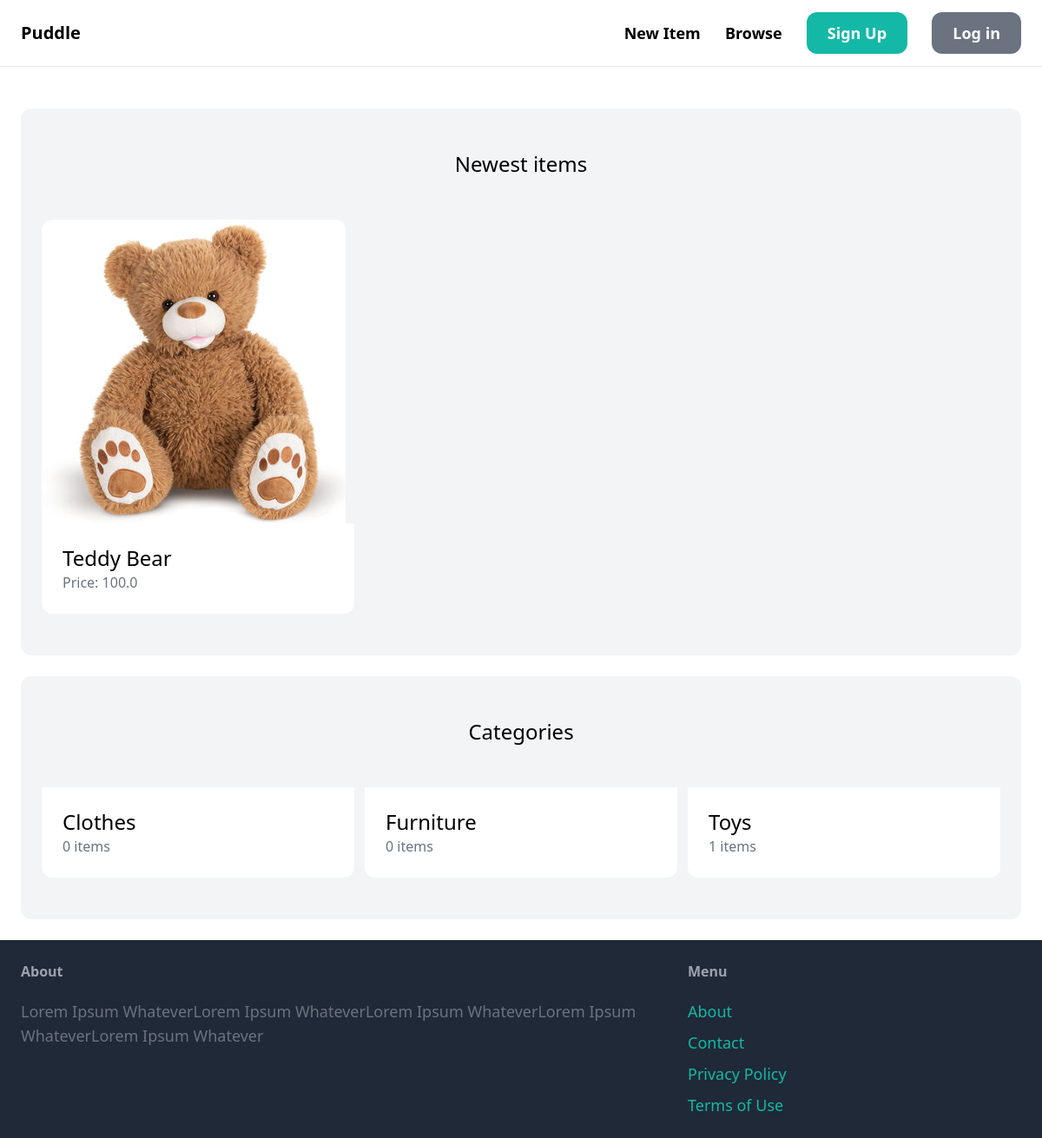
Before: / with the older database file.
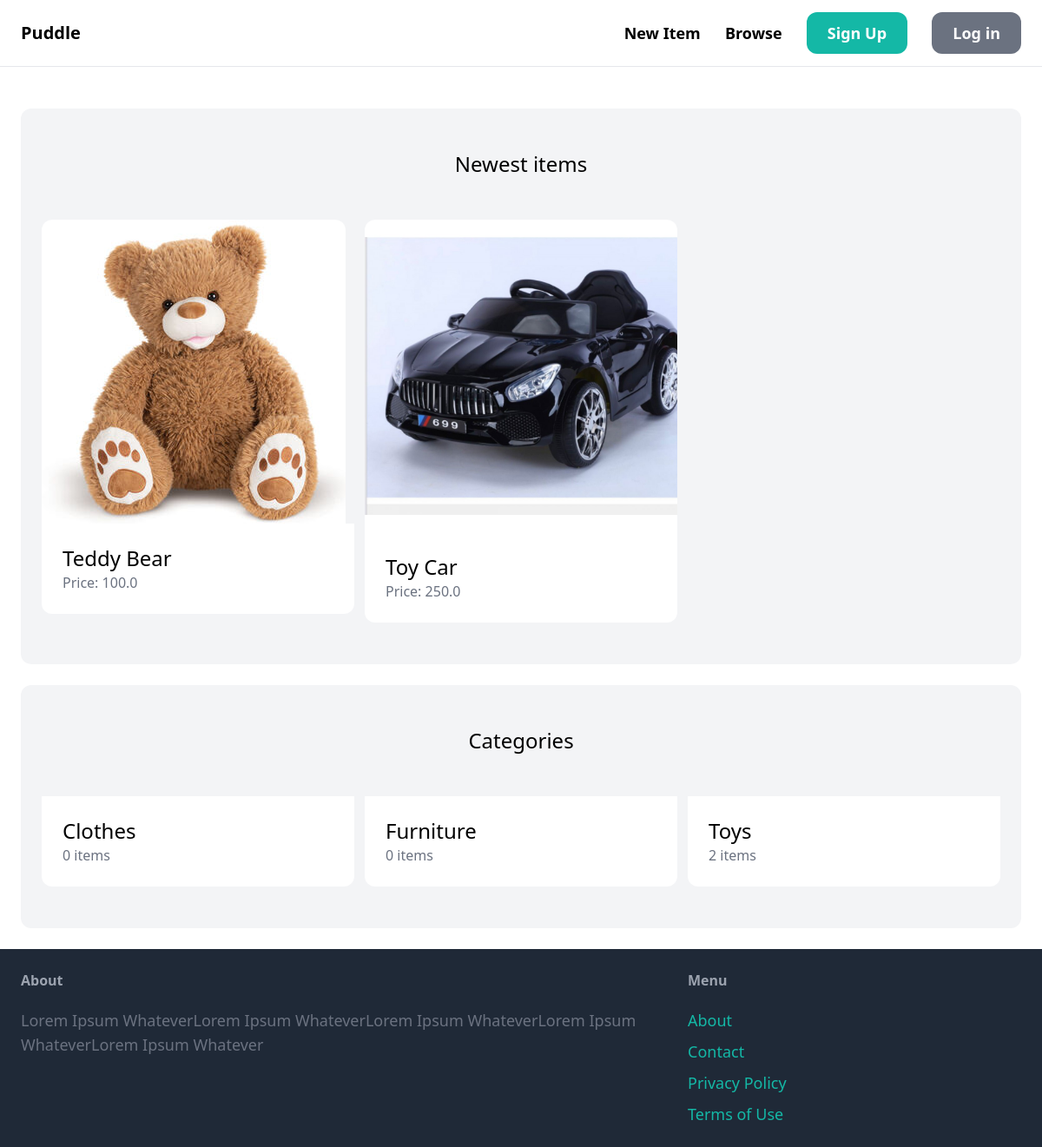
After: the same page with the newer database file.
### item/models.py (models this page shows, shortened)
class Item(models.Model):
    category = models.ForeignKey(Category, related_name='items', on_delete=models.CASCADE)
    name = models.CharField(max_length=255)
    description = models.TextField(blank=True, null=True)
    price = models.FloatField()
    image = models.ImageField(upload_to='item_images', blank=True, null=True)
    is_sold = models.BooleanField(default=False)
    created_by = models.ForeignKey(User, related_name='items', on_delete=models.CASCADE)
    created_at = models.DateTimeField(auto_now_add=True)

class Category(models.Model):
    name = models.CharField(max_length=255)
    class Meta:
        ordering = ('name',)
        verbose_name_plural = 'Categories'

### core/views.py (the view)
# urls.py: path('', index, name='index'),
def index(request):
    items = Item.objects.filter(is_sold=False)[0:6]
    categories = Category.objects.all()
    return render(request, 'core/index.html', {
        'categories': categories,
        'items': items,
    })

### core/templates/core/index.html (shortened to what this page needs)
{% extends 'core/base.html' %}
{% block content %}
<div class="mt-6 px-6 py-12 bg-gray-100 rounded-xl">
    <h2 class="mb-12 text-2xl text-center">Newest items</h2>
    <div class="grid grid-cols-3 gap-3">
        {% for item in items %}
        <div>
            <a href="{% url 'item:detail' item.id %}">
                <div>
                    <img src="{{ item.image.url }}" class="rounded-t-xl">
                </div>
                <div class="p-6 bg-white rounded-b-xl">
                    <h2 class="text-2xl">{{ item.name }}</h2>
                    <p class="text-gray-500">Price: {{ item.price }}</p>
                </div>
            </a>
        </div>
        {% endfor %}
    </div>
</div>
<div class="mt-6 px-6 py-12 bg-gray-100 rounded-xl">
    <h2 class="mb-12 text-2xl text-center">Categories</h2>
    <div class="grid grid-cols-3 gap-3">
        {% for category in categories %}
        <div>
            <a href="#">
                <div class="p-6 bg-white rounded-b-xl">
                    <h2 class="text-2xl">{{ category.name }}</h2>
                    <p class="text-gray-500">{{ category.items.count }} items</p>
                </div>
            </a>
        </div>
        {% endfor %}
    </div>
</div>
{% endblock %}

### core/templates/core/base.html (shortened to what this page needs)
<!DOCTYPE html>
<html lang="en">
<head>
    <script src="https://cdn.tailwindcss.com"></script>
</head>
<body>
    <nav class="py-6 px-6 flex justify-between items-center border-b border-gray-200">
        <a href="/" class="text-xl font-semibold">Puddle</a>
        <div class="space-x-6">
            <a href="#" class="text-lg font-semibold hover:text-gray-500">New Item</a>
            <a href="#" class="text-lg font-semibold hover:text-gray-500">Browse</a>
            <a href="#" class="px-6 py-3 text-lg font-semibold bg-teal-500 text-white rounded-xl hover:bg-teal-700">Sign Up</a>
            <a href="#" class="px-6 py-3 text-lg font-semibold bg-gray-500 text-white rounded-xl hover:bg-gray-700">Log in</a>
        </div>
    </nav>
    <div class="px-6 py-6">
        {% block content %}
        {% endblock %}
    </div>
    <footer class="py-6 px-6 flex justify-between bg-gray-800">
        <div class="w-2/3 pr-10">
            <h3 class="mb-5 font-semibold text-gray-400">About</h3>
            <p class="text-lg text-gray-500">Lorem Ipsum WhateverLorem Ipsum WhateverLorem Ipsum WhateverLorem Ipsum WhateverLorem Ipsum Whatever</p>
        </div>
        <div class="w-1/3">
            <h3 class="mb-5 font-semibold text-gray-400">Menu</h3>
            <ul class="space-y-2">
                <li><a href="#" class="text-lg text-teal-500 hover:text-teal-700">About</a></li>
                <li><a href="{% url 'contact' %}" class="text-lg text-teal-500 hover:text-teal-700">Contact</a></li>
                <li><a href="#" class="text-lg text-teal-500 hover:text-teal-700">Privacy Policy</a></li>
                <li><a href="#" class="text-lg text-teal-500 hover:text-teal-700">Terms of Use</a></li>
            </ul>
        </div>
    </footer>
</body>
</html>

Changed rows visible on the page:
added Item: image (picture), name "Toy Car", price "250.0"
computed for Category "Toys": items.count "1" → "2"
